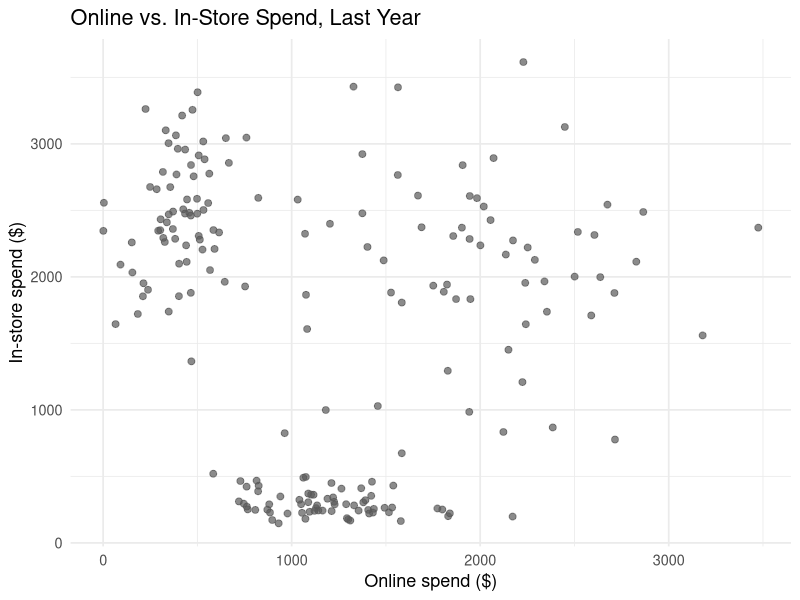
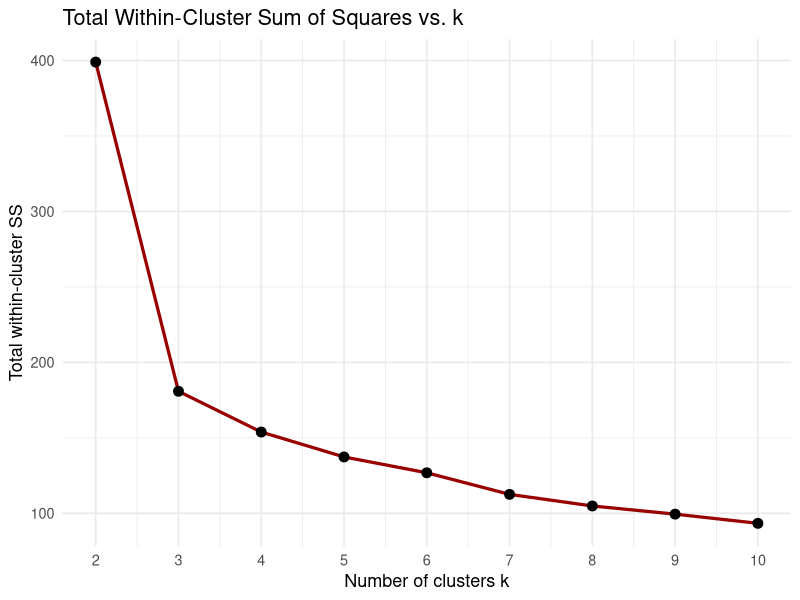
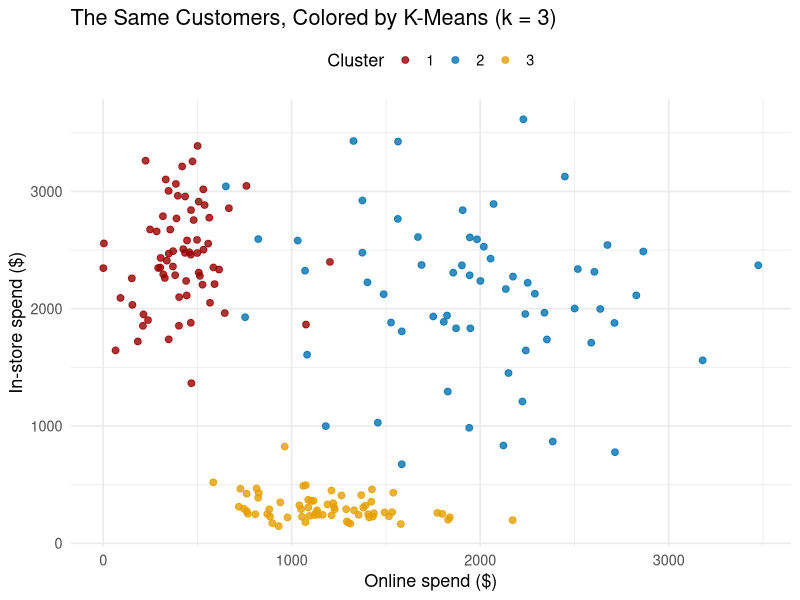
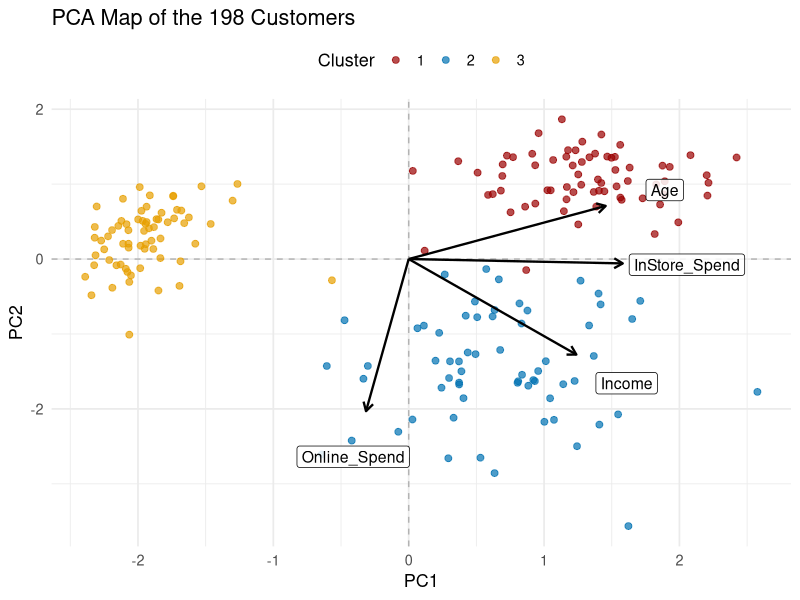

These charts were generated, in order, by the following R code:
## ---- chunk 1
knitr::opts_chunk$set(message = FALSE, warning = FALSE,
                      fig.width = 8, fig.height = 4.5)
library(data.table)
library(ggplot2)
options(width = 110)
## ---- chunk 2
# load the data (the file must be in the same folder as this Rmd)
df <- fread("customer_clustering_data.csv")

# the first rows, and a summary of the four numeric columns
head(df)
summary(df[, .(Age, Income, Online_Spend, InStore_Spend)])
## ---- chunk 3
ggplot(df, aes(x = Online_Spend, y = InStore_Spend)) +
  geom_point(size = 2, alpha = 0.7, color = "grey35") +
  labs(title = "Online vs. In-Store Spend, Last Year",
       x = "Online spend ($)", y = "In-store spend ($)") +
  theme_minimal(base_size = 13)
## ---- chunk 4
# the four columns we cluster on
feat <- df[, .(Online_Spend, InStore_Spend, Age, Income)]

# standardize: each column becomes (value - its mean) / its standard deviation
X <- scale(feat)
round(head(X), 2)

# elbow curve: run k-means for k = 2 to 10 and record the within-cluster spread
set.seed(123)
wss <- sapply(2:10, function(k) kmeans(X, centers = k, nstart = 20)$tot.withinss)
elbow <- data.table(k = 2:10, wss = round(wss, 1))
elbow

ggplot(elbow, aes(x = k, y = wss)) +
  geom_line(color = "#990000", linewidth = 1.1) +
  geom_point(size = 3) +
  scale_x_continuous(breaks = 2:10) +
  labs(title = "Total Within-Cluster Sum of Squares vs. k",
       x = "Number of clusters k", y = "Total within-cluster SS") +
  theme_minimal(base_size = 13)
## ---- chunk 5
# k-means on the standardized columns; nstart = 20 tries 20 random starts
set.seed(123)
km <- kmeans(X, centers = 3, nstart = 20)
df[, cluster := factor(km$cluster)]

# profile each cluster in the ORIGINAL units (dollars, years)
profile <- df[, .(customers     = .N,
                  online_spend  = round(mean(Online_Spend)),
                  instore_spend = round(mean(InStore_Spend)),
                  total_spend   = round(mean(Online_Spend + InStore_Spend)),
                  age           = round(mean(Age), 1),
                  income        = round(mean(Income)),
                  total_all     = sum(Online_Spend + InStore_Spend)),
              keyby = cluster]
# each cluster's share of all the money customers spent
profile[, share_of_spend_pct := round(100 * total_all / sum(total_all), 1)]
profile[, total_all := NULL]
profile

ggplot(df, aes(x = Online_Spend, y = InStore_Spend, color = cluster)) +
  geom_point(size = 2, alpha = 0.8) +
  scale_color_manual(values = c("1" = "#990000", "2" = "#0072B2", "3" = "#E69F00")) +
  labs(title = "The Same Customers, Colored by K-Means (k = 3)",
       x = "Online spend ($)", y = "In-store spend ($)", color = "Cluster") +
  theme_minimal(base_size = 13) +
  theme(legend.position = "top")
## ---- chunk 6
# the same k-means, on the raw columns (no scale())
set.seed(123)
km_raw <- kmeans(feat, centers = 3, nstart = 20)
df[, cluster_raw := factor(km_raw$cluster)]

df[, .(customers     = .N,
       online_spend  = round(mean(Online_Spend)),
       instore_spend = round(mean(InStore_Spend)),
       age           = round(mean(Age), 1),
       income        = round(mean(Income))),
   keyby = cluster_raw]

# where did each customer go? rows: raw clusters; columns: Task 4 clusters
table(raw = df$cluster_raw, standardized = df$cluster)
## ---- chunk 7
# PCA on the four columns, standardized inside prcomp()
pca <- prcomp(feat, center = TRUE, scale. = TRUE)
summary(pca)

# loadings: how much each column counts in PC1 and PC2
round(pca$rotation[, 1:2], 2)

# the map: every customer at its (PC1, PC2), colored by cluster, plus the arrows
scores   <- data.table(pca$x[, 1:2], cluster = df$cluster)
loadings <- data.table(pca$rotation[, 1:2], variable = rownames(pca$rotation))
arrow_scale <- 2.5

ggplot() +
  geom_hline(yintercept = 0, linetype = "dashed", color = "grey70") +
  geom_vline(xintercept = 0, linetype = "dashed", color = "grey70") +
  geom_point(data = scores, aes(x = PC1, y = PC2, color = cluster),
             size = 2, alpha = 0.7) +
  geom_segment(data = loadings,
               aes(x = 0, y = 0, xend = PC1 * arrow_scale, yend = PC2 * arrow_scale),
               arrow = arrow(length = unit(0.25, "cm")), linewidth = 0.8) +
  geom_label(data = loadings,
             aes(x = PC1 * arrow_scale * 1.3, y = PC2 * arrow_scale * 1.3,
                 label = variable), size = 4, fill = "white", alpha = 0.85) +
  scale_color_manual(values = c("1" = "#990000", "2" = "#0072B2", "3" = "#E69F00")) +
  labs(title = "PCA Map of the 198 Customers",
       x = "PC1", y = "PC2", color = "Cluster") +
  theme_minimal(base_size = 13) +
  theme(legend.position = "top")
